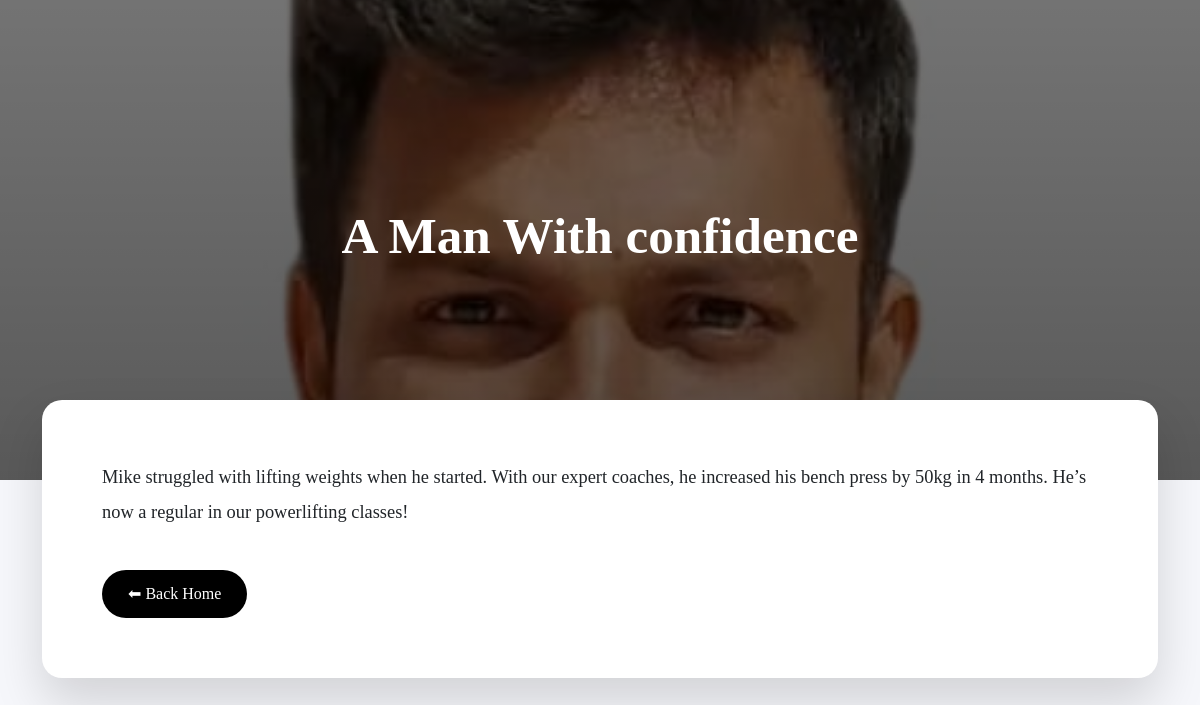
Page /success/2/ on the committed database.
### frontend/models.py (models this page shows, shortened)
class SuccessStory(models.Model):
    user = models.ForeignKey(User, on_delete=models.CASCADE, related_name="success_stories")
    title = models.CharField(max_length=200)
    story = models.TextField()
    photo = models.ImageField(upload_to="success_stories/", null=True, blank=True)
    created_at = models.DateTimeField(auto_now_add=True)

### frontend/views.py (the view)
# urls.py: path('success/<int:pk>/', views.success_detail, name='success_detail'),
def success_detail(request, pk):
    story = get_object_or_404(SuccessStory, pk=pk)
    return render(request, "success_detail.html", {"story": story})

### templates/success_detail.html (shortened to what this page needs)
{% load static %}
<!DOCTYPE html>
<html lang="en">
<head>
<link rel="stylesheet" href="{% static 'css/bootstrap.min.css' %}">
</head>
<body>
<div class="story-hero">
    <h1>{{ story.title }}</h1>
</div>
<div class="container">
    <div class="story-content">
        <p>{{ story.story }}</p>
        <a href="{% url 'home' %}" class="back-btn mt-4 d-inline-block">⬅ Back Home</a>
    </div>
</div>
</body>
</html>

### rows in the picture
SuccessStory: title "A Man With confidence", story "Mike struggled with lifting weights when he started. With our expert coaches, he increased his bench press by 50kg in 4 months. He’s now a regular in our powerlifting classes!"
